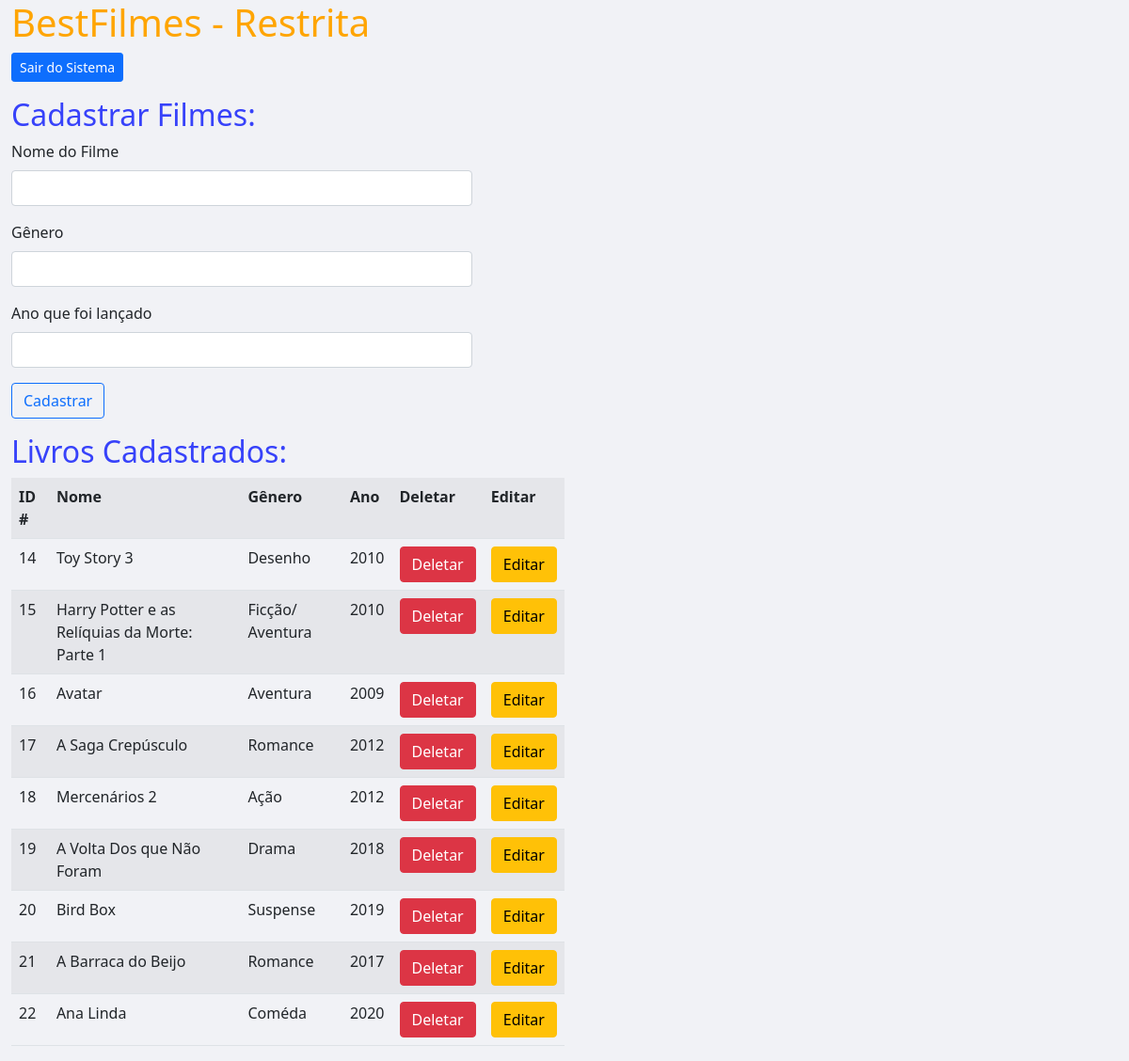
/sistema/index.php (signed in), run on the app's committed database.
### tables this page shows
CREATE TABLE `filmes_tb` (
  `id` int(11) NOT NULL,
  `nome` varchar(60) NOT NULL,
  `genero` varchar(40) NOT NULL,
  `ano` int(11) NOT NULL
);

### database/filmes.dao.php (the view, shortened to what this page needs)
<?php
function buscar_filmes()
{
	$conn = conectar();;
	$sql = "SELECT * FROM filmes_tb";
	$result = mysqli_query($conn, $sql);
	if (mysqli_affected_rows($conn) > 0)
	{
		return $result;
	}
	else
	{
		return null;
	}
}
function exibir_filmes()
{
	$result = buscar_filmes();
	if ($result == null)
	{
		$retorno = '<h3> Não há filmes cadastrados! </h3>';
	}
	else
	{
		$retorno = '<div class="col-6" >';
		$retorno.= '<table class= "table table-striped table-hover">';
		$retorno.= '<tr>';
		$retorno.= '<th> ID #</th>';
		$retorno.= '<th> Nome</th>';
		$retorno.= '<th> Gênero</th>';
		$retorno.= '<th> Ano</th>';
		$retorno.='<th> Deletar</th>';
		$retorno.='<th> Editar</th>';
		$retorno.= '</tr>';
		while ($filme = mysqli_fetch_assoc($result))
		{
			$retorno .= '<tr>';
			$retorno .= "<td>"   . $filme['id']     . "</td>";
			$retorno .= "<td>"   . $filme['nome']   . "</td>";
			$retorno .= "<td>"  . $filme['genero'] . "</td>";
			$retorno .= "<td>"  . $filme['ano']    . "</td>";
			$retorno .= "<td>"  . link_deletar($filme['id']) . "</td>";
			$retorno .= "<td>"  . link_editar($filme['id']) . "</td>";
			$retorno .= '</tr>';
		}
		$retorno.= '</table>';
		$retorno.= '</div>';
	}
	return $retorno;
}
function link_deletar($id)
{
	$link = '<a href="deletar.php?id='.$id.'" onclick="return confirm(\' Tem certeza que deseja excluir esse filme?\')" class="btn btn-danger">Deletar</a>';
	return $link;
}
function link_editar($id)
{
	$link = '<a href="editar.php?id='.$id.'" class="btn btn-warning">Editar</a>';
	return $link;
}
 ?>

### sistema/index.php (shortened to what this page needs)
<?php include_once 'lock.php';
      include_once '../database/filmes.dao.php';
?>
<!DOCTYPE html>
<html>
<head>
	<link href="https://cdn.jsdelivr.net/npm/bootstrap@5.1.3/dist/css/bootstrap.min.css" rel="stylesheet">
	<link rel="stylesheet" type="text/css" href="../css/style.css">
</head>
<body class="container-fluid">
	<h1>BestFilmes - Restrita</h1>
	<p>
		<a href="logout.php" class="btn btn-primary btn-sm">Sair do Sistema</a>
	</p>
	<h2> Cadastrar Filmes:</h2>
	<div class="col-5">
		<form action="cadastrar.php" method="post">
			<p>
				<label class="form-label">Nome do Filme</label><br class="form-control">
				<input type="text" name="nome" required class="form-control">
			</p>
			<p>
				<label class="form-label">Gênero</label><br>
				<input type="text" name="genero" required class="form-control">
			</p>
			<p>
				<label class="form-label">Ano que foi lançado</label><br>
				<input type="number" name="ano" min="1900" max="<?= date('Y'); ?>" required class="form-control">
			</p>
			<p>
				<button type="submit" name="cadastrar" class="btn btn-outline-primary">Cadastrar</button>
			</p>
		</form>
    </div>
	<h2> Livros Cadastrados:</h2>
	<?php
		echo exibir_filmes();
	 ?>
</body>
</html>

### css/style.css (style rules this page uses)
body { background-color:#f1f2f6; }
h1 { color: #ffa502; }
h2 { color: #3742fa; }

### data on the page
filmes_tb: id "14", nome "Toy Story 3", genero "Desenho", ano "2010"
filmes_tb: id "15", nome "Harry Potter e as Relíquias da Morte: Parte 1", genero "Ficção/ Aventura", ano "2010"
filmes_tb: id "16", nome "Avatar", genero "Aventura", ano "2009"
filmes_tb: id "17", nome "A Saga Crepúsculo", genero "Romance", ano "2012"
filmes_tb: id "18", nome "Mercenários 2", genero "Ação", ano "2012"
filmes_tb: id "19", nome "A Volta Dos que Não Foram", genero "Drama", ano "2018"
filmes_tb: id "20", nome "Bird Box", genero "Suspense", ano "2019"
filmes_tb: id "21", nome "A Barraca do Beijo", genero "Romance", ano "2017"
filmes_tb: id "22", nome "Ana Linda", genero "Coméda", ano "2020"
